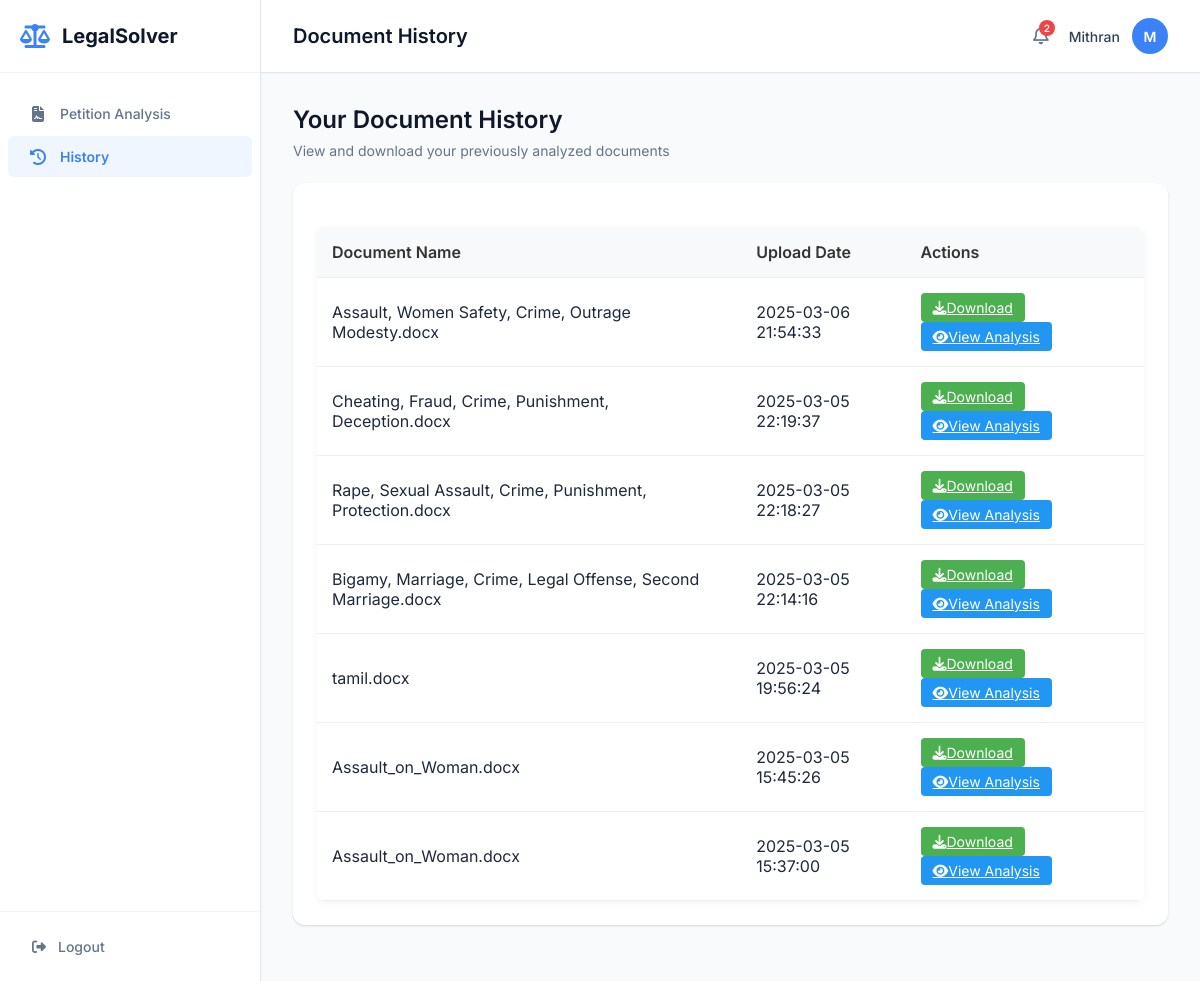
/history (signed in), run on an earlier commit of the app's database.
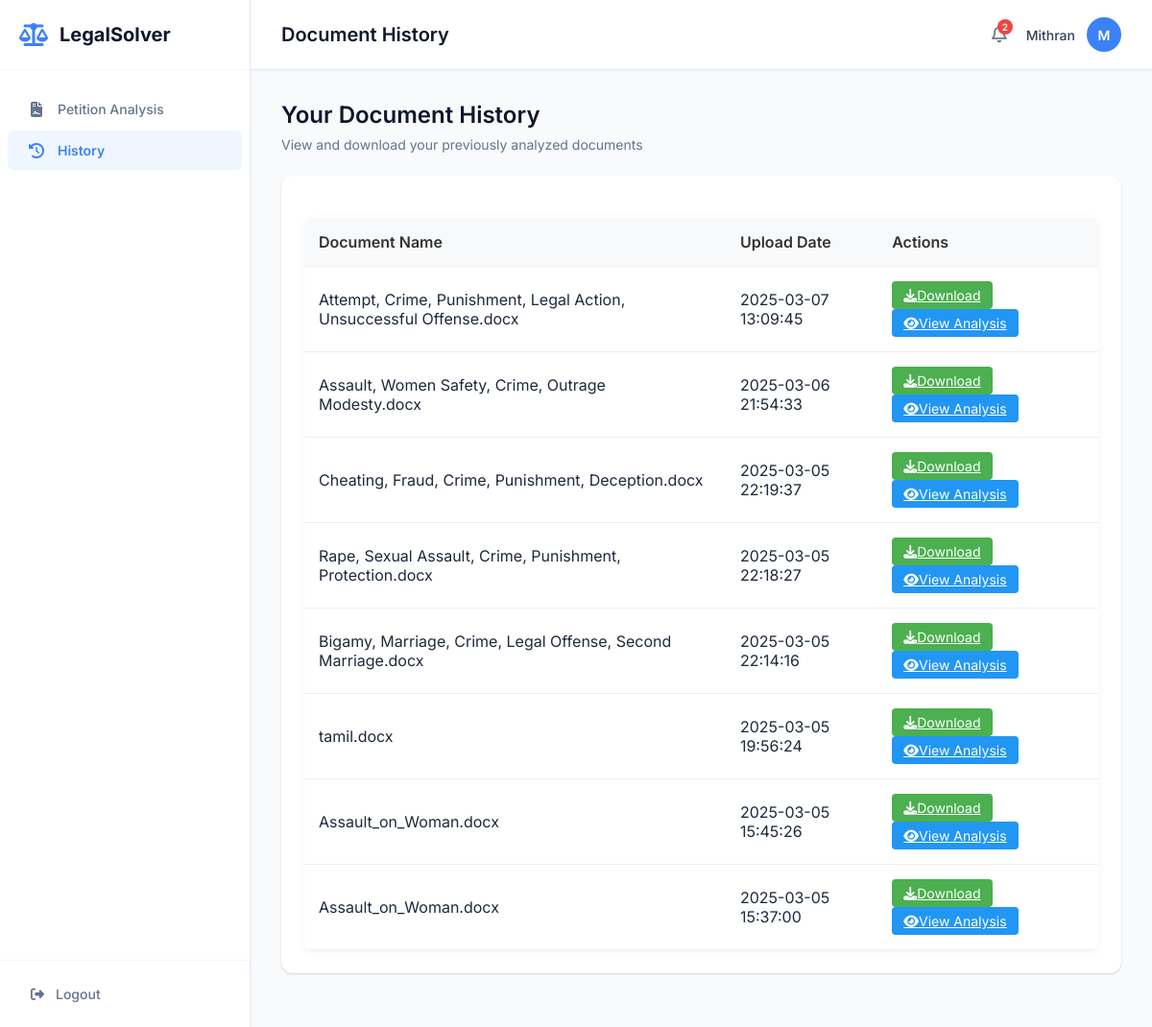
And on a later commit of the database.
### tables this page shows
CREATE TABLE document_history (
                        doc_id TEXT PRIMARY KEY,
                        user_id INTEGER NOT NULL,
                        filename TEXT NOT NULL,
                        original_filename TEXT NOT NULL,
                        upload_date TIMESTAMP NOT NULL,
                        analysis_results TEXT,
                        file_path TEXT NOT NULL,
                        FOREIGN KEY (user_id) REFERENCES users (user_id)
                    );

### app.py (the view)
@app.route('/history')
def history():
    if 'username' not in session:
        return redirect(url_for('login'))
    documents = get_user_documents(session['username'])
    return render_template('history.html', username=session['username'], documents=documents)

### db_connection.py (called while the page is built)
def create_connection(db_file):
    os.makedirs(os.path.dirname(db_file), exist_ok=True)
    conn = None
    try:
        conn = sqlite3.connect(db_file)
        return conn
    except sqlite3.Error as e:
        print(f"Database connection error: {e}")
    return conn

def get_user_id(username):
    db_path = os.path.join(os.path.dirname(__file__), 'database.db')
    conn = create_connection(db_path)
    if conn is None:
        print("Failed to create database connection.")
        return None
    with conn:
        cur = conn.cursor()
        cur.execute("SELECT user_id FROM users WHERE username=?", (username,))
        result = cur.fetchone()
        return result[0] if result else None

def get_user_documents(username):
    user_id = get_user_id(username)
    if not user_id:
        return []
    db_path = os.path.join(os.path.dirname(__file__), 'database.db')
    conn = create_connection(db_path)
    if conn is None:
        print("Failed to create database connection.")
        return []
    with conn:
        cur = conn.cursor()
        cur.execute(
            "SELECT doc_id, original_filename, upload_date, file_path FROM document_history WHERE user_id=? ORDER BY upload_date DESC",
            (user_id,)
        )
        return cur.fetchall()

### templates/history.html (shortened to what this page needs)
<!DOCTYPE html>
<html lang="en">
<head>
    <link rel="stylesheet" href="{{ url_for('static', filename='style.css') }}">
    <link rel="stylesheet" href="https://cdnjs.cloudflare.com/ajax/libs/font-awesome/6.4.0/css/all.min.css">
</head>
<body class="home-body">
    <div class="app-container">
        <aside class="sidebar">
            <div class="sidebar-header">
                <div class="logo">
                    <i class="fas fa-scale-balanced"></i>
                    <span>LegalSolver</span>
                </div>
            </div>
            <nav class="sidebar-nav">
                <ul>
                    <li><a href="{{ url_for('home') }}"><i class="fas fa-file-contract"></i> Petition Analysis</a></li>
                    <li class="active"><a href="{{ url_for('history') }}"><i class="fas fa-history"></i> History</a></li>
                </ul>
            </nav>
            <div class="sidebar-footer">
                <a href="{{ url_for('logout') }}"><i class="fas fa-sign-out-alt"></i> Logout</a>
            </div>
        </aside>
        <main class="main-content">
            <header class="top-header">
                <div class="page-title">
                    <h1>Document History</h1>
                </div>
                <div class="user-profile">
                    <div class="notifications">
                        <i class="far fa-bell"></i>
                        <span class="notification-badge">2</span>
                    </div>
                    <div class="user-info">
                        <span class="username">{{ username }}</span>
                        <div class="avatar">
                            <span>{{ username[0] | upper }}</span>
                        </div>
                    </div>
                </div>
            </header>
            <div class="dashboard">
                <div class="dashboard-header">
                    <h2>Your Document History</h2>
                    <p>View and download your previously analyzed documents</p>
                </div>
                <div class="card">
                    <div class="card-content">
                        {% if documents and documents|length > 0 %}
                        <table class="history-table">
                            <thead>
                                <tr>
                                    <th>Document Name</th>
                                    <th>Upload Date</th>
                                    <th>Actions</th>
                                </tr>
                            </thead>
                            <tbody>
                                {% for doc in documents %}
                                <tr>
                                    <td>{{ doc[1] }}</td>
                                    <td>{{ doc[2] }}</td>
                                    <td>
                                        <a href="{{ url_for('download_document', doc_id=doc[0]) }}" class="action-btn download-btn">
                                            <i class="fas fa-download"></i> Download
                                        </a>
                                        <a href="{{ url_for('view_analysis', doc_id=doc[0]) }}" class="action-btn view-btn">
                                            <i class="fas fa-eye"></i> View Analysis
                                        </a>
                                    </td>
                                </tr>
                                {% endfor %}
                            </tbody>
                        </table>
                        {% endif %}
                    </div>
                </div>
            </div>
        </main>
    </div>
</body>
</html>

### static/style.css (style rules this page uses)
body { font-family: 'Inter', 'Segoe UI', 'Roboto', sans-serif; background: linear-gradient(135deg, #f5f7fa 0%, #c3cfe2 100%); margin: 0; padding: 0; display: flex; justify-content: center; align-items: center; min-height: 100vh; color: #333; }
h1 { color: #333; font-size: 28px; margin-bottom: 20px; }
body { font-family: Arial, sans-serif; }
.home-body { display: block; background: #f8fafc; min-height: 100vh; margin: 0; padding: 0; font-family: 'Inter', sans-serif; color: #1e293b; }
.app-container { display: flex; width: 100%; height: 100vh; overflow: hidden; }
.sidebar { width: 260px; background: #ffffff; border-right: 1px solid #e2e8f0; display: flex; flex-direction: column; height: 100%; box-shadow: 0 1px 3px rgba(0, 0, 0, 0.05); z-index: 10; }
.sidebar-header { padding: 24px 20px; border-bottom: 1px solid #f1f5f9; }
.logo { display: flex; align-items: center; font-weight: 700; font-size: 20px; color: #0f172a; }
.logo i { font-size: 24px; margin-right: 12px; color: #3b82f6; }
.sidebar-nav { flex: 1; padding: 20px 0; overflow-y: auto; }
.sidebar-nav ul { list-style: none; padding: 0; margin: 0; }
.sidebar-nav li { margin-bottom: 2px; }
.sidebar-nav a { display: flex; align-items: center; padding: 12px 20px; color: #64748b; text-decoration: none; font-weight: 500; font-size: 14px; border-radius: 6px; margin: 0 8px; transition: all 0.2s ease; }
.sidebar-nav a i { margin-right: 12px; font-size: 16px; width: 20px; text-align: center; }
.sidebar-nav li.active a { background: #eff6ff; color: #3b82f6; font-weight: 600; }
.sidebar-footer { padding: 16px 20px; border-top: 1px solid #f1f5f9; }
.sidebar-footer a { display: flex; align-items: center; color: #64748b; text-decoration: none; font-weight: 500; font-size: 14px; padding: 10px 12px; border-radius: 6px; transition: all 0.2s ease; }
.sidebar-footer a i { margin-right: 12px; }
.main-content { flex: 1; display: flex; flex-direction: column; overflow: hidden; background: #f8fafc; }
.top-header { height: 72px; display: flex; align-items: center; justify-content: space-between; padding: 0 32px; background: #ffffff; border-bottom: 1px solid #e2e8f0; box-shadow: 0 1px 2px rgba(0, 0, 0, 0.03); }
.page-title h1 { font-size: 20px; font-weight: 600; color: #0f172a; margin: 0; }
.user-profile { display: flex; align-items: center; gap: 20px; }
.notifications { position: relative; cursor: pointer; }
.notifications i { font-size: 18px; color: #64748b; }
.notification-badge { position: absolute; top: -6px; right: -6px; background: #ef4444; color: white; font-size: 10px; font-weight: 600; width: 16px; height: 16px; border-radius: 50%; display: flex; align-items: center; justify-content: center; }
.user-info { display: flex; align-items: center; gap: 12px; }
.username { font-size: 14px; font-weight: 500; color: #334155; }
.avatar { width: 36px; height: 36px; background: #3b82f6; border-radius: 50%; display: flex; align-items: center; justify-content: center; color: white; font-weight: 600; font-size: 14px; }
.dashboard { flex: 1; padding: 32px; overflow-y: auto; }
.dashboard-header { margin-bottom: 24px; }
.dashboard-header h2 { font-size: 24px; font-weight: 600; color: #0f172a; margin: 0 0 8px 0; }
.dashboard-header p { font-size: 14px; color: #64748b; margin: 0; }
.card { background: #ffffff; border-radius: 12px; box-shadow: 0 1px 3px rgba(0, 0, 0, 0.05), 0 1px 2px rgba(0, 0, 0, 0.1); margin-bottom: 24px; overflow: hidden; transition: transform 0.2s ease, box-shadow 0.2s ease; }
.card-content { padding: 24px; }

### templates/history.html (style rules this page uses)
.history-table { width: 100%; border-collapse: collapse; margin-top: 20px; background-color: #fff; border-radius: 8px; overflow: hidden; box-shadow: 0 2px 10px rgba(0, 0, 0, 0.05); }
.history-table th, .history-table td { padding: 15px; text-align: left; border-bottom: 1px solid #eee; }
.history-table th { background-color: #f8f9fa; font-weight: 600; color: #333; }
.action-btn { padding: 6px 12px; border-radius: 4px; font-size: 14px; margin-right: 5px; cursor: pointer; transition: all 0.2s; border: none; display: inline-flex; align-items: center; justify-content: center; }
.download-btn { background-color: #4CAF50; color: white; }
.view-btn { background-color: #2196F3; color: white; }

What changed in the data, as far as the page shows it:
added document_history: original_filename "Attempt, Crime, Punishment, Legal Action, Unsuccessful Offense.docx", upload_date "2025-03-07 13:09:45"
